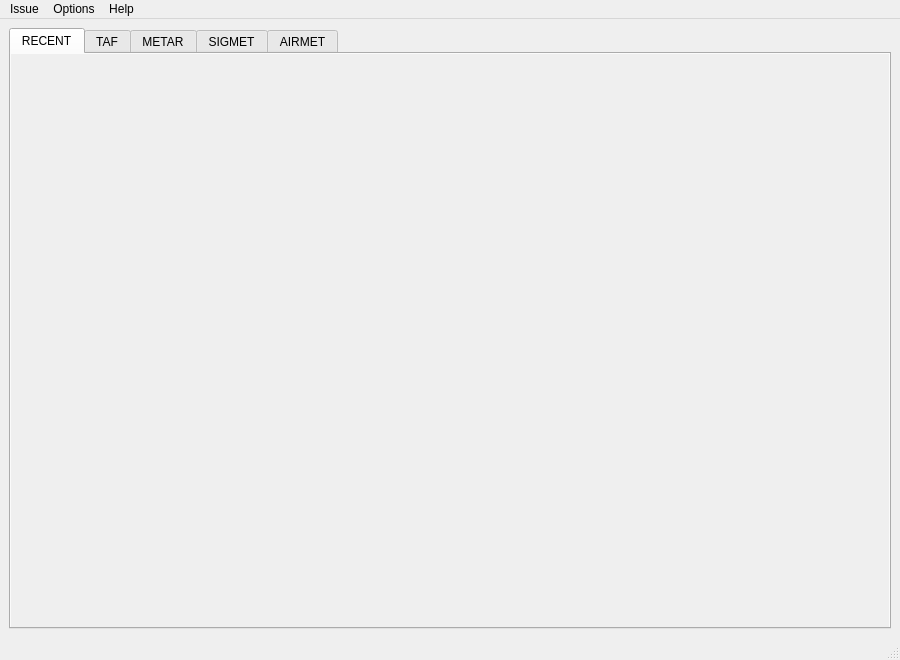
<?xml version="1.0" encoding="UTF-8"?>
<ui version="4.0">
 <class>MainWindow</class>
 <widget class="QMainWindow" name="MainWindow">
  <property name="geometry">
   <rect>
    <x>0</x>
    <y>0</y>
    <width>900</width>
    <height>660</height>
   </rect>
  </property>
  <property name="minimumSize">
   <size>
    <width>900</width>
    <height>660</height>
   </size>
  </property>
  <property name="windowTitle">
   <string notr="true">Tafor</string>
  </property>
  <widget class="QWidget" name="centralWidget">
   <layout class="QVBoxLayout" name="verticalLayout">
    <item>
     <widget class="QTabWidget" name="mainTab">
      <property name="minimumSize">
       <size>
        <width>850</width>
        <height>0</height>
       </size>
      </property>
      <property name="currentIndex">
       <number>0</number>
      </property>
      <property name="movable">
       <bool>true</bool>
      </property>
      <widget class="QWidget" name="recentTab">
       <attribute name="title">
        <string>RECENT</string>
       </attribute>
       <layout class="QVBoxLayout" name="recentLayout">
        <property name="sizeConstraint">
         <enum>QLayout::SetDefaultConstraint</enum>
        </property>
        <property name="leftMargin">
         <number>0</number>
        </property>
        <property name="topMargin">
         <number>0</number>
        </property>
        <property name="rightMargin">
         <number>0</number>
        </property>
        <property name="bottomMargin">
         <number>0</number>
        </property>
        <item>
         <widget class="QScrollArea" name="recentArea">
          <property name="frameShape">
           <enum>QFrame::NoFrame</enum>
          </property>
          <property name="horizontalScrollBarPolicy">
           <enum>Qt::ScrollBarAlwaysOff</enum>
          </property>
          <property name="sizeAdjustPolicy">
           <enum>QAbstractScrollArea::AdjustToContents</enum>
          </property>
          <property name="widgetResizable">
           <bool>true</bool>
          </property>
          <property name="alignment">
           <set>Qt::AlignLeading|Qt::AlignLeft|Qt::AlignTop</set>
          </property>
          <widget class="QWidget" name="scrollContents">
           <property name="geometry">
            <rect>
             <x>0</x>
             <y>0</y>
             <width>876</width>
             <height>572</height>
            </rect>
           </property>
            <layout class="QVBoxLayout" name="scrollLayout">
            <property name="spacing">
             <number>0</number>
            </property>
            <property name="sizeConstraint">
             <enum>QLayout::SetDefaultConstraint</enum>
            </property>
            <property name="leftMargin">
             <number>0</number>
            </property>
            <property name="topMargin">
             <number>0</number>
            </property>
            <property name="rightMargin">
             <number>0</number>
            </property>
            <property name="bottomMargin">
             <number>0</number>
            </property>
            <item>
             <widget class="QWidget" name="tips" native="true">
              <property name="sizePolicy">
               <sizepolicy hsizetype="Preferred" vsizetype="Fixed">
                <horstretch>0</horstretch>
                <verstretch>0</verstretch>
               </sizepolicy>
              </property>
              <layout class="QHBoxLayout" name="tipsLayout">
               <property name="leftMargin">
                <number>10</number>
               </property>
               <property name="topMargin">
                <number>20</number>
               </property>
               <property name="rightMargin">
                <number>10</number>
               </property>
               <property name="bottomMargin">
                <number>20</number>
               </property>
              </layout>
             </widget>
            </item>
           </layout>
          </widget>
         </widget>
        </item>
       </layout>
      </widget>
      <widget class="QWidget" name="tafTab">
       <attribute name="title">
        <string>TAF</string>
       </attribute>
       <layout class="QVBoxLayout" name="tafLayout">
        <property name="leftMargin">
         <number>0</number>
        </property>
        <property name="topMargin">
         <number>0</number>
        </property>
        <property name="rightMargin">
         <number>0</number>
        </property>
        <property name="bottomMargin">
         <number>0</number>
        </property>
       </layout>
      </widget>
      <widget class="QWidget" name="metarTab">
       <attribute name="title">
        <string>METAR</string>
       </attribute>
       <layout class="QVBoxLayout" name="metarLayout">
        <property name="leftMargin">
         <number>0</number>
        </property>
        <property name="topMargin">
         <number>0</number>
        </property>
        <property name="rightMargin">
         <number>0</number>
        </property>
        <property name="bottomMargin">
         <number>0</number>
        </property>
       </layout>
      </widget>
      <widget class="QWidget" name="sigmetTab">
       <attribute name="title">
        <string notr="true">SIGMET</string>
       </attribute>
       <layout class="QVBoxLayout" name="sigmetLayout">
        <property name="leftMargin">
         <number>0</number>
        </property>
        <property name="topMargin">
         <number>0</number>
        </property>
        <property name="rightMargin">
         <number>0</number>
        </property>
        <property name="bottomMargin">
         <number>0</number>
        </property>
       </layout>
      </widget>
      <widget class="QWidget" name="airmetTab">
       <attribute name="title">
        <string notr="true">AIRMET</string>
       </attribute>
       <layout class="QVBoxLayout" name="airmetLayout">
        <property name="leftMargin">
         <number>0</number>
        </property>
        <property name="topMargin">
         <number>0</number>
        </property>
        <property name="rightMargin">
         <number>0</number>
        </property>
        <property name="bottomMargin">
         <number>0</number>
        </property>
       </layout>
      </widget>
     </widget>
    </item>
   </layout>
  </widget>
  <widget class="QMenuBar" name="menuBar">
   <property name="geometry">
    <rect>
     <x>0</x>
     <y>0</y>
     <width>900</width>
     <height>23</height>
    </rect>
   </property>
   <widget class="QMenu" name="issueMenu">
    <property name="title">
     <string>Issue</string>
    </property>
    <addaction name="tafAction"/>
    <addaction name="trendAction"/>
    <addaction name="sigmetAction"/>
    <addaction name="separator"/>
    <addaction name="quitAction"/>
   </widget>
   <widget class="QMenu" name="settingMenu">
    <property name="title">
     <string>Options</string>
    </property>
    <addaction name="warnTafAction"/>
    <addaction name="separator"/>
    <addaction name="settingAction"/>
   </widget>
   <widget class="QMenu" name="helpMenu">
    <property name="title">
     <string>Help</string>
    </property>
    <addaction name="openDocsAction"/>
    <addaction name="viewLogsAction"/>
    <addaction name="reportIssueAction"/>
    <addaction name="checkUpgradeAction"/>
    <addaction name="separator"/>
    <addaction name="enterLicenseAction"/>
    <addaction name="removeLicenseAction"/>
    <addaction name="separator"/>
    <addaction name="aboutAction"/>
   </widget>
   <addaction name="issueMenu"/>
   <addaction name="settingMenu"/>
   <addaction name="helpMenu"/>
  </widget>
  <widget class="QStatusBar" name="statusBar"/>
  <action name="tafAction">
   <property name="text">
    <string>Terminal Aerodrome Forecast</string>
   </property>
   <property name="shortcut">
    <string notr="true">Ctrl+F</string>
   </property>
  </action>
  <action name="trendAction">
   <property name="text">
    <string>Trend Forecast</string>
   </property>
   <property name="shortcut">
    <string notr="true">Ctrl+T</string>
   </property>
  </action>
  <action name="sigmetAction">
   <property name="text">
    <string>Significant Meteorological Information</string>
   </property>
   <property name="shortcut">
    <string notr="true">Ctrl+S</string>
   </property>
  </action>
  <action name="settingAction">
   <property name="text">
    <string>Settings</string>
   </property>
   <property name="shortcut">
    <string notr="true">Ctrl+,</string>
   </property>
  </action>
  <action name="aboutAction">
   <property name="text">
    <string>About</string>
   </property>
  </action>
  <action name="quitAction">
   <property name="text">
    <string>Exit</string>
   </property>
  </action>
  <action name="contractNo">
   <property name="checkable">
    <bool>true</bool>
   </property>
   <property name="text">
    <string>None</string>
   </property>
  </action>
  <action name="reportIssueAction">
   <property name="text">
    <string>Report Issue</string>
   </property>
  </action>
  <action name="openDocsAction">
   <property name="text">
    <string>Documents</string>
   </property>
  </action>
  <action name="viewLogsAction">
    <property name="text">
     <string>View Logs</string>
    </property>
  </action>
  <action name="warnTafAction">
   <property name="checkable">
    <bool>true</bool>
   </property>
   <property name="checked">
    <bool>true</bool>
   </property>
   <property name="text">
    <string>Alarm Sound</string>
   </property>
  </action>
  <action name="checkUpgradeAction">
   <property name="text">
    <string>Check for Updates</string>
   </property>
  </action>
  <action name="previousPageAction">
   <property name="text">
    <string>Previous Page</string>
   </property>
  </action>
  <action name="nextPageAction">
   <property name="text">
    <string>Next Page</string>
   </property>
  </action>
  <action name="removeLicenseAction">
   <property name="text">
    <string>Remove License</string>
   </property>
  </action>
  <action name="enterLicenseAction">
   <property name="text">
    <string>Enter License</string>
   </property>
  </action>
  <action name="tokenAction">
   <property name="text">
    <string>Token</string>
   </property>
  </action>
 </widget>
 <resources/>
 <connections>
  <connection>
   <sender>quitAction</sender>
   <signal>triggered()</signal>
   <receiver>MainWindow</receiver>
   <slot>close()</slot>
   <hints>
    <hint type="sourcelabel">
     <x>-1</x>
     <y>-1</y>
    </hint>
    <hint type="destinationlabel">
     <x>440</x>
     <y>299</y>
    </hint>
   </hints>
  </connection>
 </connections>
</ui>
